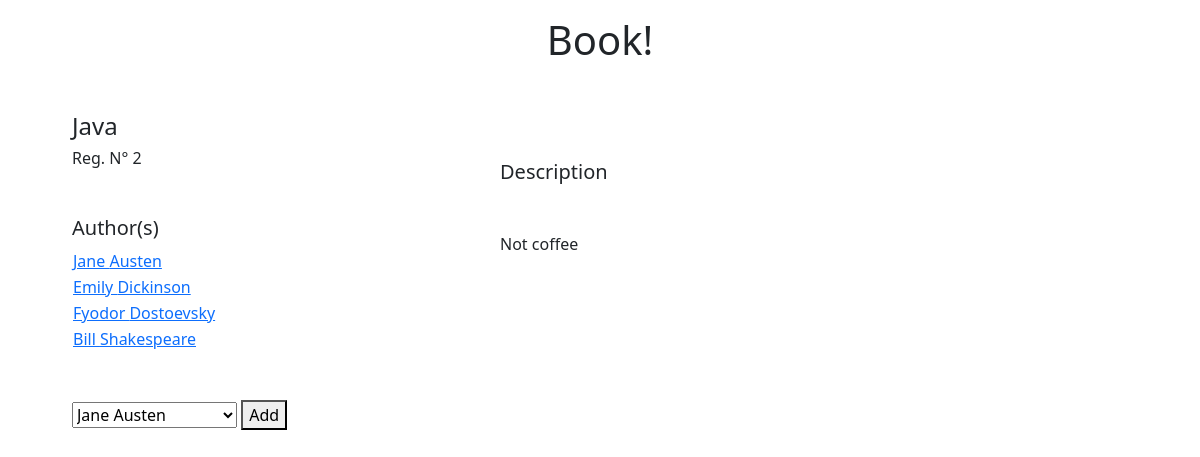
The page /book/2 on the database its author committed.
### books_authors_app/models.py (models this page shows, shortened)
class Book(models.Model):
    title = models.CharField(max_length=255)
    description = models.TextField(max_length=255)
    created_at = models.DateTimeField(auto_now_add=True, null=True)
    updated_at = models.DateTimeField(auto_now=True, null=True)

class Author(models.Model):
    first_name = models.CharField(max_length=255)
    last_name = models.CharField(max_length=255)
    notes = models.TextField(default=" ")
    books = models.ManyToManyField(Book, related_name="authors")
    created_at = models.DateTimeField(auto_now_add=True, null=True)
    updated_at = models.DateTimeField(auto_now=True, null=True)

### books_authors_app/views.py (the view)
# urls.py: path('book/<int:id>', views.book), # especifico path para libros, usando ID
def book(request, id):
    books = Book.objects.get(id=id)
    authors = Author.objects.all()
    if request.method == 'GET':
        context = {
            'book': books,
            'author': authors
        }
        return render(request, 'book.html', context)
    if request.method == 'POST':
        author = Author.objects.get(id = request.POST['option'])
        print(author)
        books.authors.add(author)
        return redirect(f'/book/{id}')

### books_authors_app/templates/book.html (shortened to what this page needs)
<!DOCTYPE html>
<html lang="en">
<head>
    <link href="https://cdn.jsdelivr.net/npm/bootstrap@5.1.0/dist/css/bootstrap.min.css" rel="stylesheet"
>
    {% load static %}
</head>
<body>
    <div class="container-fluid mt-3">
        <div class="col m-3 text-center">
            <h1>Book!</h1>
        </div>
        <div class="container col m-5">
            <div class="row align-items-start">
                <div class="col-4">
                    <h4>{{book.title}} </h4>
                    <h6>Reg. N° {{book.id}}</h6>
                    <div class="col mt-5">
                        <h5>Author(s)</h5>
                        <table>
                            <tbody>
                                {% for a in book.authors.all %}
                                <tr>
                                    <td><a href='/author/{{a.id}}'>{{ a.first_name }} {{a.last_name}}</a></td>
                                </tr>
                                {% endfor %}
                            </tbody>
                        </table>
                    </div>
                </div>
                <div class="col-6 ms-5 mt-5">
                    <div class="col-6">
                        <h5>Description</h5>
                    </div>
                    <div class="col-6 mt-5">
                        {{book.description}}
                    </div>
                </div>
            <div>
                <form action="/book/{{book.id}}" method="POST">
                        <select name="option" id="">
                            {%for a in book.authors.all %}
                                <option value="{{a.id}}">{{a.first_name}} {{a.last_name}}</option>
                            {%endfor%}
                        </select>
                    <button type="submit">Add</button>
                </form>
            </div>
            </div>
        </div>
</body>
</html>

### rows shown on the page
Book: title "Java", id "2", description "Not coffee"
Author: first_name "Jane", last_name "Austen"
Author: first_name "Emily", last_name "Dickinson"
Author: first_name "Fyodor", last_name "Dostoevsky"
Author: first_name "Bill", last_name "Shakespeare"

### other values the page prints
form field option "Jane Austen"
